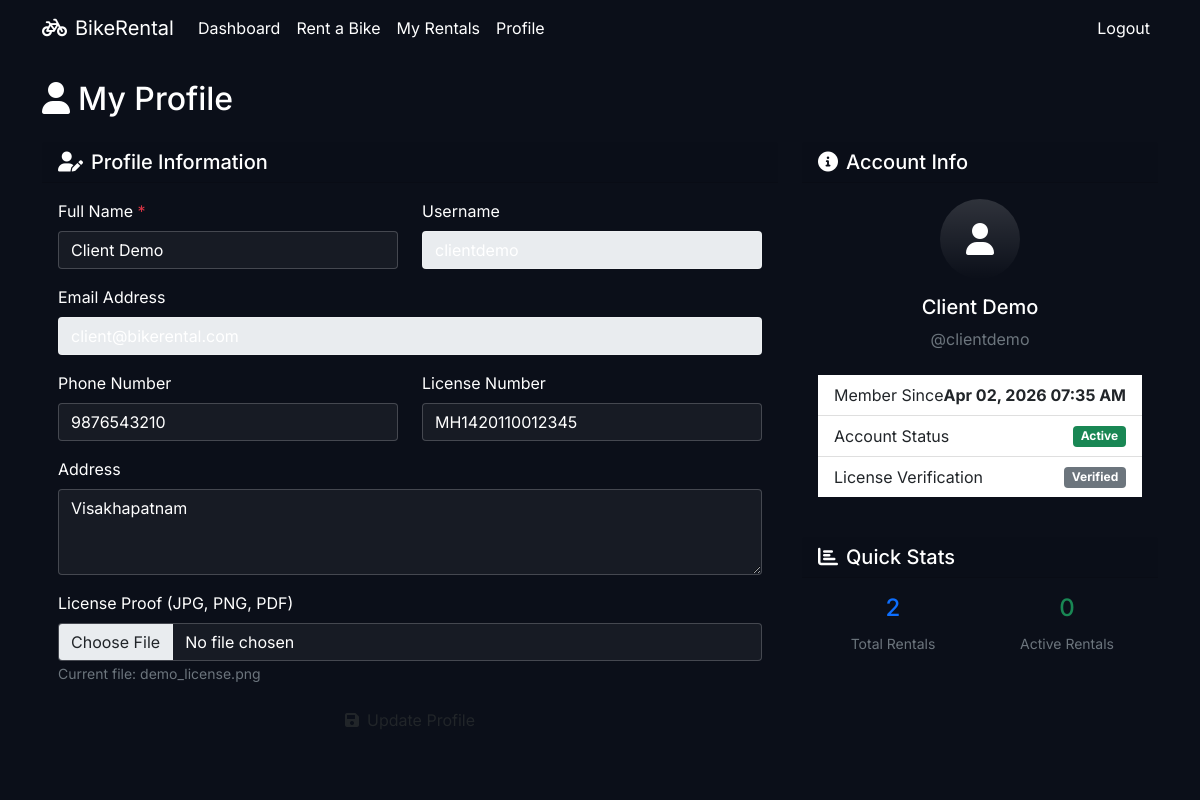
The app's page /client/profile (signed in) with its own data.
### tables this page shows
CREATE TABLE clients (
            client_id INTEGER PRIMARY KEY AUTOINCREMENT,
            username TEXT UNIQUE NOT NULL,
            email TEXT UNIQUE NOT NULL,
            password TEXT NOT NULL,
            full_name TEXT NOT NULL,
            phone TEXT,
            address TEXT,
            license_number TEXT,
            license_proof_path TEXT,
            profile_completed INTEGER NOT NULL DEFAULT 0,
            license_verification_status TEXT NOT NULL DEFAULT 'pending',
            license_verified_at TEXT,
            status TEXT NOT NULL DEFAULT 'active',
            created_at TEXT NOT NULL DEFAULT CURRENT_TIMESTAMP,
            updated_at TEXT NOT NULL DEFAULT CURRENT_TIMESTAMP
        );

### app.py (the view, shortened to what this page needs)
@app.route("/client/profile", methods=["GET", "POST"])
@login_required("client")
def client_profile():
    client_id = session["user_id"]
    db = get_db()
    client = db.execute("SELECT * FROM clients WHERE client_id = ?", (client_id,)).fetchone()
    total_rentals = db.execute("SELECT COUNT(*) FROM rentals WHERE client_id = ?", (client_id,)).fetchone()[0]
    active_rentals = db.execute(
        "SELECT COUNT(*) FROM rentals WHERE client_id = ? AND status = 'active'", (client_id,)
    ).fetchone()[0]
    return render_template(
        "client/profile.html",
        client=client,
        total_rentals=total_rentals,
        active_rentals=active_rentals,
    )

### app.py (called while the page is built)
def get_db() -> sqlite3.Connection:
    if "db" not in g:
        conn = sqlite3.connect(DB_PATH)
        conn.row_factory = sqlite3.Row
        conn.execute("PRAGMA foreign_keys = ON")
        g.db = conn
    return g.db

def login_required(role: str | None = None):
    def decorator(func):
        @wraps(func)
        def wrapper(*args, **kwargs):
            if not session.get("user_id") or not session.get("user_type"):
                return redirect(url_for("login"))
            if role and session.get("user_type") != role:
                abort(403)
            return func(*args, **kwargs)
        return wrapper
    return decorator

def format_datetime(dt_str: str | None) -> str:
    if not dt_str:
        return "N/A"
    try:
        parsed = datetime.fromisoformat(dt_str.replace(" ", "T"))
    except ValueError:
        return dt_str
    return parsed.strftime("%b %d, %Y %I:%M %p")

def badge_class(status: str | None) -> str:
    mapping = {
        "active": "bg-success",
        "available": "bg-success",
        "pending": "bg-warning text-dark",
        "completed": "bg-info",
        "cancelled": "bg-danger",
        "failed": "bg-danger",
        "paid": "bg-success",
        "inactive": "bg-secondary",
        "suspended": "bg-danger",
        "rented": "bg-primary",
    }
    return mapping.get((status or "").lower(), "bg-secondary")

@app.context_processor
def inject_helpers() -> dict[str, Any]:
    return {
        "format_currency": format_currency,
        "format_datetime": format_datetime,
        "badge_class": badge_class,
        "resolve_image_path": resolve_image_path,
    }

### templates/client/profile.html (shortened to what this page needs)
{% extends 'base.html' %}
{% block content %}
<nav class="navbar navbar-expand-lg navbar-dark gradient-bg"><div class="container"><a class="navbar-brand" href="{{ url_for('client_dashboard') }}"><i class="fas fa-bicycle me-2"></i>BikeRental</a><div class="collapse navbar-collapse"><ul class="navbar-nav me-auto"><li class="nav-item"><a class="nav-link" href="{{ url_for('client_dashboard') }}">Dashboard</a></li><li class="nav-item"><a class="nav-link" href="{{ url_for('client_bikes') }}">Rent a Bike</a></li><li class="nav-item"><a class="nav-link" href="{{ url_for('client_rentals') }}">My Rentals</a></li><li class="nav-item"><a class="nav-link active" href="{{ url_for('client_profile') }}">Profile</a></li></ul><ul class="navbar-nav"><li class="nav-item"><a class="nav-link" href="{{ url_for('logout') }}">Logout</a></li></ul></div></div></nav>
<div class="container mt-4"><div class="row"><div class="col-12"><h2 class="mb-4"><i class="fas fa-user me-2"></i>My Profile</h2></div></div><div class="row"><div class="col-lg-8"><div class="card"><div class="card-header"><h5 class="card-title mb-0"><i class="fas fa-user-edit me-2"></i>Profile Information</h5></div><div class="card-body"><form method="POST" enctype="multipart/form-data"><div class="row"><div class="col-md-6"><div class="mb-3"><label class="form-label">Full Name <span class="text-danger">*</span></label><input type="text" class="form-control" name="full_name" value="{{ client.full_name }}" required></div></div><div class="col-md-6"><div class="mb-3"><label class="form-label">Username</label><input type="text" class="form-control" value="{{ client.username }}" disabled></div></div></div><div class="mb-3"><label class="form-label">Email Address</label><input type="email" class="form-control" value="{{ client.email }}" disabled></div><div class="row"><div class="col-md-6"><div class="mb-3"><label class="form-label">Phone Number</label><input type="tel" class="form-control" name="phone" value="{{ client.phone or '' }}"></div></div><div class="col-md-6"><div class="mb-3"><label class="form-label">License Number</label><input type="text" class="form-control" name="license_number" value="{{ client.license_number or '' }}"></div></div></div><div class="mb-3"><label class="form-label">Address</label><textarea class="form-control" name="address" rows="3">{{ client.address or '' }}</textarea></div><div class="mb-3"><label class="form-label">License Proof (JPG, PNG, PDF)</label><input type="file" class="form-control" name="license_proof" accept=".jpg,.jpeg,.png,.pdf">{% if client.license_proof_path %}<small class="text-muted">Current file: {{ client.license_proof_path }}</small>{% endif %}</div><div class="d-grid"><button type="submit" class="btn btn-gradient"><i class="fas fa-save me-2"></i>Update Profile</button></div></form></div></div></div><div class="col-lg-4"><div class="card"><div class="card-header"><h5 class="card-title mb-0"><i class="fas fa-info-circle me-2"></i>Account Info</h5></div><div class="card-body"><div class="text-center mb-4"><div class="bg-gradient text-white rounded-circle d-inline-flex align-items-center justify-content-center" style="width:80px;height:80px;font-size:2rem;"><i class="fas fa-user"></i></div><h5 class="mt-3">{{ client.full_name }}</h5><p class="text-muted">@{{ client.username }}</p></div><div class="list-group list-group-flush"><div class="list-group-item d-flex justify-content-between align-items-center"><span>Member Since</span><strong>{{ format_datetime(client.created_at) }}</strong></div><div class="list-group-item d-flex justify-content-between align-items-center"><span>Account Status</span><span class="badge bg-success">{{ client.status|capitalize }}</span></div><div class="list-group-item d-flex justify-content-between align-items-center"><span>License Verification</span><span class="badge {{ badge_class(client.license_verification_status) }}">{{ client.license_verification_status|capitalize }}</span></div></div></div></div><div class="card mt-4"><div class="card-header"><h5 class="card-title mb-0"><i class="fas fa-chart-bar me-2"></i>Quick Stats</h5></div><div class="card-body"><div class="text-center"><div class="row"><div class="col-6"><h4 class="text-primary">{{ total_rentals }}</h4><small class="text-muted">Total Rentals</small></div><div class="col-6"><h4 class="text-success">{{ active_rentals }}</h4><small class="text-muted">Active Rentals</small></div></div></div></div></div></div></div></div>
{% endblock %}

### templates/base.html (style rules this page uses)
:root { --glass-bg: rgba(255, 255, 255, 0.1); --glass-border: rgba(255, 255, 255, 0.2); --glass-shadow: 0 8px 32px 0 rgba(0, 0, 0, 0.37); }
body, html { margin: 0; padding: 0; width: 100%; height: 100%; font-family: 'Inter', sans-serif; background-color: #0b0f19; color: #fff; overflow-x: hidden; }
.navbar-brand, .nav-link { color: #fff !important; }
.form-control { background: rgba(255, 255, 255, 0.05); border: 1px solid rgba(255, 255, 255, 0.2); color: #fff; }
::placeholder { color: rgba(255,255,255,0.6) !important; }
.card { background: transparent; border: none; }
.card-body { border-radius: 16px; }

### records on screen
clients: full_name "Client Demo", username "clientdemo", email "client@bikerental.com", phone "9876543210", license_number "MH1420110012345", address "Visakhapatnam", license_proof_path "demo_license.png", created_at "Apr 02, 2026 07:35 AM", status "Active", license_verification_status "Verified"

### other values on screen
{{ total_rentals }} "2"
{{ active_rentals }} "0"
